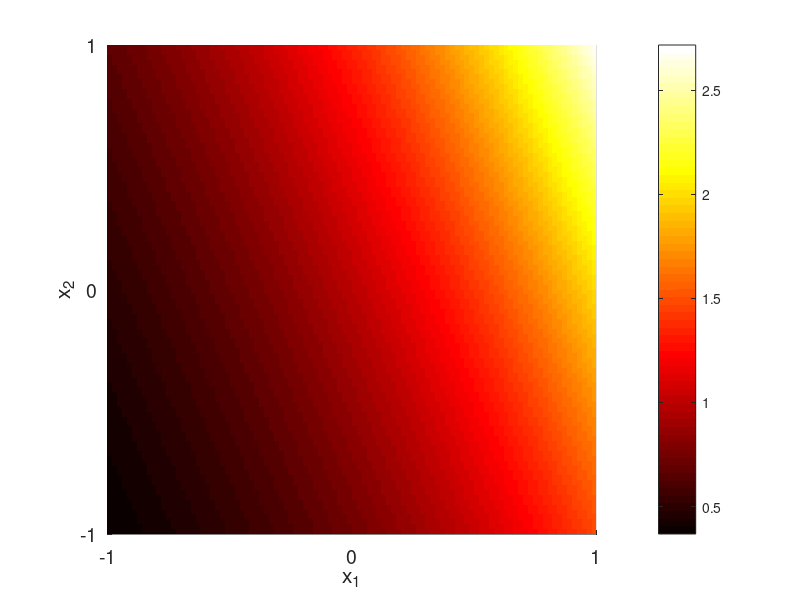

MATLAB code to generate this figure:
%%
close all; clear all;

[X,Y] = meshgrid(linspace(-1,1,101),linspace(-1,1,101));
Z = exp(0.7*X+0.3*Y);
surf(X,Y,Z,'EdgeColor','none'); view(2);
set(gca,'FontSize',14);
xlabel('x_1'); ylabel('x_2');
axis square; xlim([-1,1]); ylim([-1,1]);
set(gca,'XTick',[-1 0 1]); set(gca,'YTick',[-1 0 1]);
colormap('Hot'); colorbar;
set(gca,'FontSize',14);
print('figs/expfun','-depsc2','-r300');